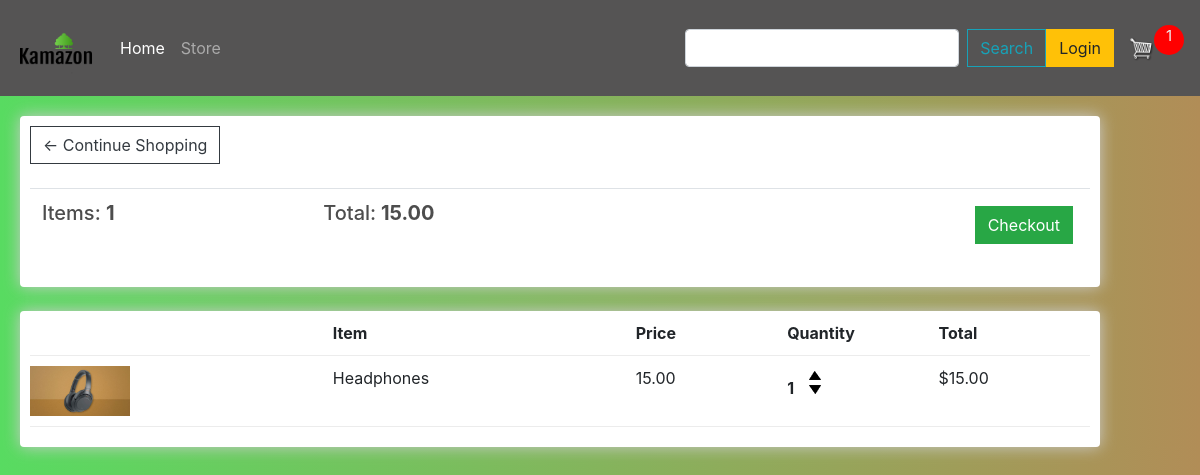
The app's page /cart/ (signed in), older data.
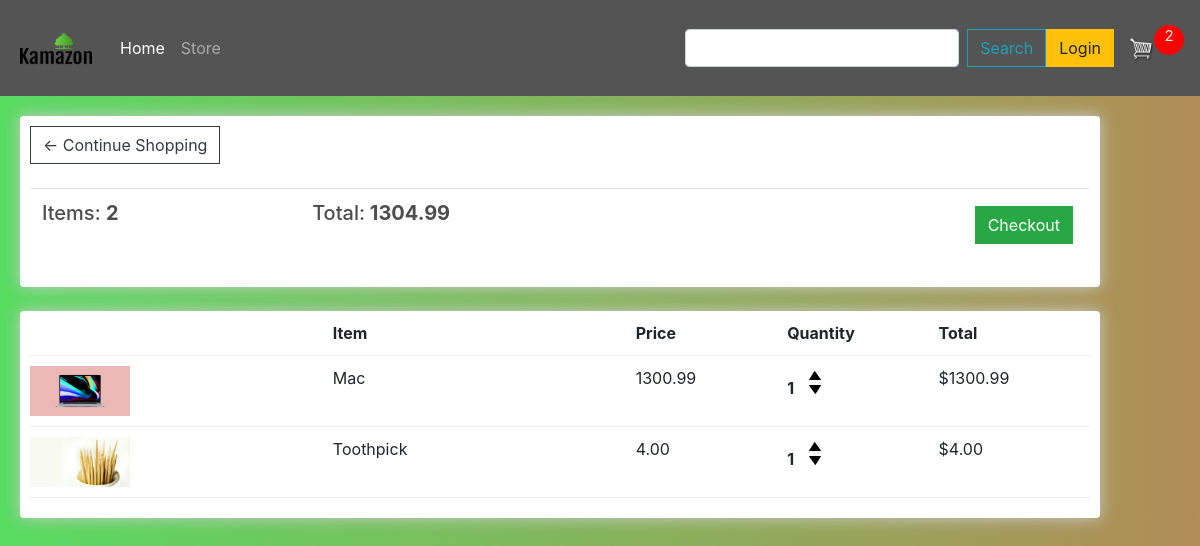
The same page, newer data.
### store/models.py (models this page shows, shortened)
class Order(models.Model):
    customer = models.ForeignKey(Customer, on_delete=models.SET_NULL, null=True, blank=True)
    date_ordered = models.DateTimeField(auto_now_add=True)
    complete = models.BooleanField(default = False, null=True, blank=False)
    transaction_id = models.CharField( max_length=100, null= True)
    @property
    def get_cart_total(self):
        orderitems = self.orderitem_set.all()
        total = sum([item.get_total for item in orderitems])
        return total
    @property
    def get_cart_items(self):
        orderitems = self.orderitem_set.all()
        total = sum([item.quantity for item in orderitems])
        return total

class OrderItem(models.Model):
    product = models.ForeignKey(Product, on_delete=models.SET_NULL, null=True)
    order = models.ForeignKey(Order, on_delete=models.SET_NULL, null=True)
    quantity = models.IntegerField(default=0, null=True, blank=True)
    date_added = models.DateTimeField(auto_now_add=True)
    @property
    def get_total(self):
        total = self.product.price * self.quantity
        return total

class Product(models.Model):
    name = models.CharField(max_length=200, null=True)
    price = models.DecimalField(max_digits=7, decimal_places=2)
    digital = models.BooleanField(default=False, null=True, blank=False)
    image = models.ImageField(null=True, blank= True)
    @property
    def imageURL(self):
        try:
            url = self.image.url
        except:
            url=''
        return url

### store/views.py (the view)
# urls.py: path('cart/', views.cart, name='cart'),
def cart(request):
	data = cartData(request)
	cartItems = data['cartItems']
	order = data['order']
	items = data['items']
	context = {'items':items, 'order':order, 'cartItems':cartItems}
	return render(request, 'store/cart.html', context)

### store/utils.py (called while the page is built)
def cartData(request):
	if request.user.is_authenticated:
		customer = request.user.customer
		order, created = Order.objects.get_or_create(customer=customer, complete=False)
		items = order.orderitem_set.all()
		cartItems = order.get_cart_items
	else:
		cookieData = cookieCart(request)
		cartItems = cookieData['cartItems']
		order = cookieData['order']
		items = cookieData['items']
	return {'cartItems':cartItems ,'order':order, 'items':items}

### store/templates/store/cart.html
{% extends 'store/main.html' %}
{% load static %}
{% block content %}
	<div class="row">
		<div class="col-lg-12">
			<div class="box-element">
				<a  class="btn btn-outline-dark" href="{% url 'store' %}">&#x2190; Continue Shopping</a>
				<br>
				<br>
				<table class="table">
					<tr>
						<th><h5>Items: <strong> {{order.get_cart_items}}</strong></h5></th>
						<th><h5>Total:<strong> {{order.get_cart_total}}</strong></h5></th>
						<th>
							<a  style="float:right; margin:5px;" class="btn btn-success" href="{% url 'checkout' %}">Checkout</a>
						</th>
					</tr>
				</table>
			</div>
			<br>
			<div class="box-element">
				<div class="cart-row">
					<div style="flex:2"></div>
					<div style="flex:2"><strong>Item</strong></div>
					<div style="flex:1"><strong>Price</strong></div>
					<div style="flex:1"><strong>Quantity</strong></div>
					<div style="flex:1"><strong>Total</strong></div>
				</div>
				{% for item in items %}
				<div class="cart-row">
					<div style="flex:2"><img class="row-image" src="{{item.product.imageURL}}"></div>
					<div style="flex:2"><p>{{item.product.name}}</p></div>
					<div style="flex:1"><p>{{item.product.price|floatformat:2}}</p></div>
					<div style="flex:1">
						<p class="quantity">{{item.quantity}}</p>
						<div class="quantity">
							<img data-product={{item.product.id}} data-action="add" class="chg-quantity update-cart" src="{% static  'store/images/up-arrow.png' %}">
							<img data-product={{item.product.id}} data-action="remove" class="chg-quantity update-cart" src="{% static  'store/images/arrow-down.png' %}">
						</div>
					</div>
					<div style="flex:1"><p>${{item.get_total|floatformat:2}}</p></div>
				</div>
				{% endfor %}
			</div>
		</div>
	</div>
{% endblock content %}

### store/templates/store/main.html (shortened to what this page needs)
{% load static %}
<!DOCTYPE html>
<html lang="en">
<head>
    <link rel="stylesheet" type="text/css" href="https://stackpath.bootstrapcdn.com/bootstrap/4.5.2/css/bootstrap.min.css">
    <link rel="stylesheet" type="text/css" href="{% static 'store/css/main.css' %}">
  </head>
<body>
    <nav class="navbar navbar-expand-lg navbar-dark bg-dark">
        <a class="navbar-brand" href="{% url 'store' %}"><img src="{% static 'store/images/Kamazon-logo.png' %}" class="navbar-brand" alt=""></a>
        <div class="collapse navbar-collapse" id="navbarSupportedContent">
          <ul class="navbar-nav mr-auto">
            <li class="nav-item active">
              <a class="nav-link" href="#">Home <span class="sr-only">(current)</span></a>
            </li>
            <li class="nav-item">
              <a class="nav-link" href="{% url 'store' %}">Store</a>
            </li>
          </ul>
          <form class="form-inline my-2 my-lg-0" method="GET" action="{% url 'products' %}">
            <input class="form-control mr-sm-2" type="search" name="search">
            <button class="btn btn btn-outline-info my-2 my-sm-0" type="submit"> Search </button>
          </form>
          <div class="form-inline my-2 my-lg-0">
          <a href="#"class="btn btn-warning">Login</a>
          <a href="{% url 'cart' %}">
         <img  id="cart-icon" src="{% static 'store/images/shoppingCart.png' %}">
            </a>
         <p id="cart-total">{{cartItems}}</p>
          </div>
        </div>
      </nav>
    {% block content %}
    {% endblock content %}
</body>
</html>

### store/static/store/css/main.css (style rules this page uses)
body { background: linear-gradient(to right, rgb(88, 219, 97), rgb(177, 141, 87)); width: 100%; }
h1,h2,h3,h4,h5,h6 { color:hsl(0, 0%, 30%); }
.box-element { box-shadow:hsl(0, 0%, 80%) 0 0 16px; background-color: #fff; border-radius: 4px; padding: 10px; width: 90%; margin-left: 20px; }
.bg-dark { background-color: #555454!important; }
#cart-icon { width:25px; display: inline-block; margin-left: 15px; }
#cart-total { display: block; text-align: center; color:rgb(240, 239, 239); background-color: red; width: 30px; height: 30px; border-radius: 50%; font-size: 15px; font-weight: 1500; }
.col-lg-4, .col-lg-6, .col-lg-8, .col-lg-12 { margin-top: 20px; width: 100%; }
.btn { border-radius: 0; }
.row-image { width: 100px; }
.cart-row { display: flex; align-items: flex-stretch; padding-bottom: 10px; margin-bottom: 10px; border-bottom: 1px solid #ececec; }
.quantity { display: inline-block; font-weight: 700; padding-right:10px; }
.chg-quantity { width: 12px; cursor: pointer; display: block; margin-top: 5px; transition:.1s; }
.navbar-brand { height: 80px; width: 80px; }

### store/templates/store/main.html (style rules this page uses)
body { background: linear-gradient(to right, rgb(88, 219, 97), rgb(177, 141, 87)); width: 100%; }
h1,h2,h3,h4,h5,h6 { color:hsl(0, 0%, 30%); }
.box-element { box-shadow:hsl(0, 0%, 80%) 0 0 16px; background-color: #fff; border-radius: 4px; padding: 10px; width: 90%; margin-left: 20px; }
.bg-dark { background-color: #555454!important; }
#cart-icon { width:25px; display: inline-block; margin-left: 15px; }
#cart-total { display: block; text-align: center; color:rgb(240, 239, 239); background-color: red; width: 30px; height: 30px; border-radius: 50%; font-size: 15px; font-weight: 1500; }
.col-lg-4, .col-lg-6, .col-lg-8, .col-lg-12 { margin-top: 20px; width: 100%; }
.btn { border-radius: 0; }
.row-image { width: 100px; }
.cart-row { display: flex; align-items: flex-stretch; padding-bottom: 10px; margin-bottom: 10px; border-bottom: 1px solid #ececec; }
.quantity { display: inline-block; font-weight: 700; padding-right:10px; }
.chg-quantity { width: 12px; cursor: pointer; display: block; margin-top: 5px; transition:.1s; }
.navbar-brand { height: 80px; width: 80px; }

Row changes from the older to the newer data that the page shows:
removed OrderItem: product.imageURL (picture), product.name "Headphones", product.price "15.00", quantity "1", get_total "15.00"
computed for Order: get_cart_items "1" → "2"; get_cart_total "15.00" → "1304.99"
added OrderItem: product.imageURL (picture), product.name "Mac", product.price "1300.99", quantity "1", get_total "1300.99"
added OrderItem: product.imageURL (picture), product.name "Toothpick", product.price "4.00", quantity "1", get_total "4.00"
Text that changed along with them:
{{ cartItems }}: "1" → "2"
